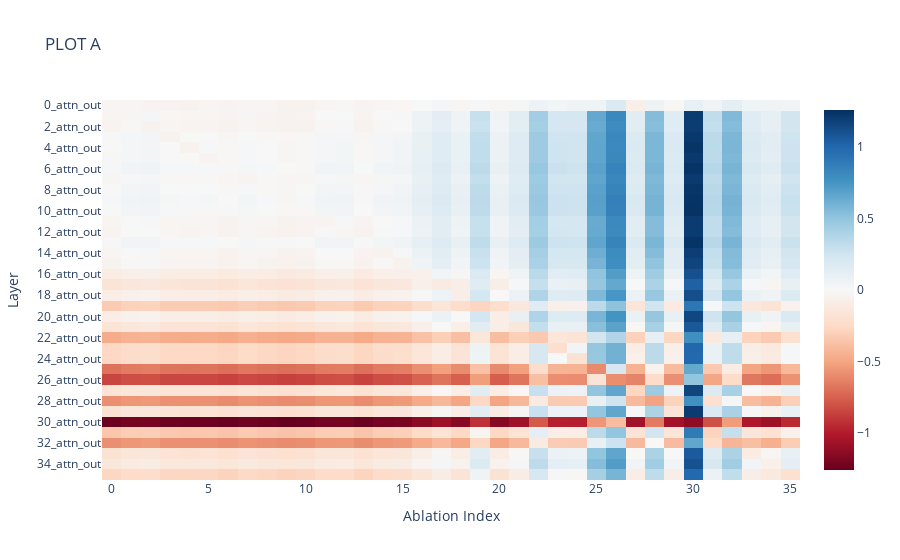

Here is the notebook cell this chart was saved with:
### Code cell
def plot_ablate_idx_x_effect_idx_sum(results, title, ablation="attn", logit="mle", idx_of_interest="all"):
    idx_of_interest = "_" if idx_of_interest=="all" else idx_of_interest
    layer_names = results["layer_names"]
    
    if logit=="mle":
        ablated_residual_logits = results["ablated_mle_residual_logits"]
        clean_final_logit = results["clean_mle_logit"]
        ablated_final_logits = results["total_ablated_mle_logits"]  
        clean_residual_logits = results["clean_mle_residual_logits"]    
        corrupted_residual_logits = results["corrupted_mle_residual_logits"]                     
    elif logit=="target":
        clean_final_logit = results["clean_target_logit"]
        ablated_final_logits = results["total_ablated_target_logits"]
        ablated_residual_logits = results["ablated_mle_residual_logits"]
        clean_residual_logits = results["clean_target_residual_logits"]
        corrupted_residual_logits = results["corrupted_target_residual_logits"]
        
    batch, ablation_idx, effect_idx = ablated_residual_logits.shape
        
    ablation_mask = torch.tensor([ablation in l for l in layer_names])
    effect_mask = torch.tensor([idx_of_interest in l for l in layer_names])
        
    ablated_residual_logits = ablated_residual_logits[:,:,effect_mask]
    clean_residual_logits = clean_residual_logits[:,effect_mask]
    corrupted_residual_logits = corrupted_residual_logits[:,effect_mask]
    
    direct_effect = torch.zeros((batch, ablation_idx))
    for i in range(batch):
        direct_effect[i] = torch.diagonal(ablated_residual_logits[i]) - clean_residual_logits[i]
    # direct_effect = corrupted_residual_logits[:,effect_mask] - clean_residual_logits
         
    # compensatory_effect = (ablated_residual_logits-corrupted_residual_logits.unsqueeze(-1)) 
    # compensatory_effect = direct_effect.unsqueeze(-1)
    
    compensatory_effect = ablated_residual_logits - clean_residual_logits.unsqueeze(-1)
    
    
    
    compensatory_effect = compensatory_effect.mean(dim=0)
    
    
    disp_layer_names = [l for l in layer_names if idx_of_interest in l]

    imshow(compensatory_effect,y=disp_layer_names,labels={"x":"Ablation Index", "y":"Layer"}, title="PLOT A")
    
plot_ablate_idx_x_effect_idx_sum(results,
                                 title="Δ Unembed of Attention Ablation on MLE Logit", logit="mle", 
                                 idx_of_interest="attn")

### Figure 1 — Plotly figure (JSON) as saved in the notebook; plotly's stock layout.template omitted (floating-point values rounded to 4 significant figures; data arrays with more than 128 entries replaced by an {"elided": "..."} marker saying what was removed)
{"data": [{"coloraxis": "coloraxis", "hovertemplate": "Ablation Index: %{x}<br>Layer: %{y}<br>color: %{z}<extra></extra>", "name": "0", "type": "heatmap", "xaxis": "x", "y": ["0_attn_out", "1_attn_out", "2_attn_out", "3_attn_out", "4_attn_out", "5_attn_out", "6_attn_out", "7_attn_out", "8_attn_out", "9_attn_out", "10_attn_out", "11_attn_out", "12_attn_out", "13_attn_out", "14_attn_out", "15_attn_out", "16_attn_out", "17_attn_out", "18_attn_out", "19_attn_out", "20_attn_out", "21_attn_out", "22_attn_out", "23_attn_out", "24_attn_out", "25_attn_out", "26_attn_out", "27_attn_out", "28_attn_out", "29_attn_out", "30_attn_out", "31_attn_out", "32_attn_out", "33_attn_out", "34_attn_out", "35_attn_out"], "yaxis": "y", "z": {"elided": "36x36 float values"}}], "layout": {"autosize": true, "coloraxis": {"cmid": 0, "colorscale": [[0, "rgb(103,0,31)"], [0.1, "rgb(178,24,43)"], [0.2, "rgb(214,96,77)"], [0.3, "rgb(244,165,130)"], [0.4, "rgb(253,219,199)"], [0.5, "rgb(247,247,247)"], [0.6, "rgb(209,229,240)"], [0.7, "rgb(146,197,222)"], [0.8, "rgb(67,147,195)"], [0.9, "rgb(33,102,172)"], [1, "rgb(5,48,97)"]]}, "title": {"text": "PLOT A"}, "xaxis": {"anchor": "y", "autorange": true, "constrain": "domain", "domain": [0, 1], "range": [-0.5, 35.5], "scaleanchor": "y", "title": {"text": "Ablation Index"}}, "yaxis": {"anchor": "x", "autorange": true, "constrain": "domain", "domain": [0, 1], "range": [35.5, -0.5], "title": {"text": "Layer"}, "type": "category"}}}
